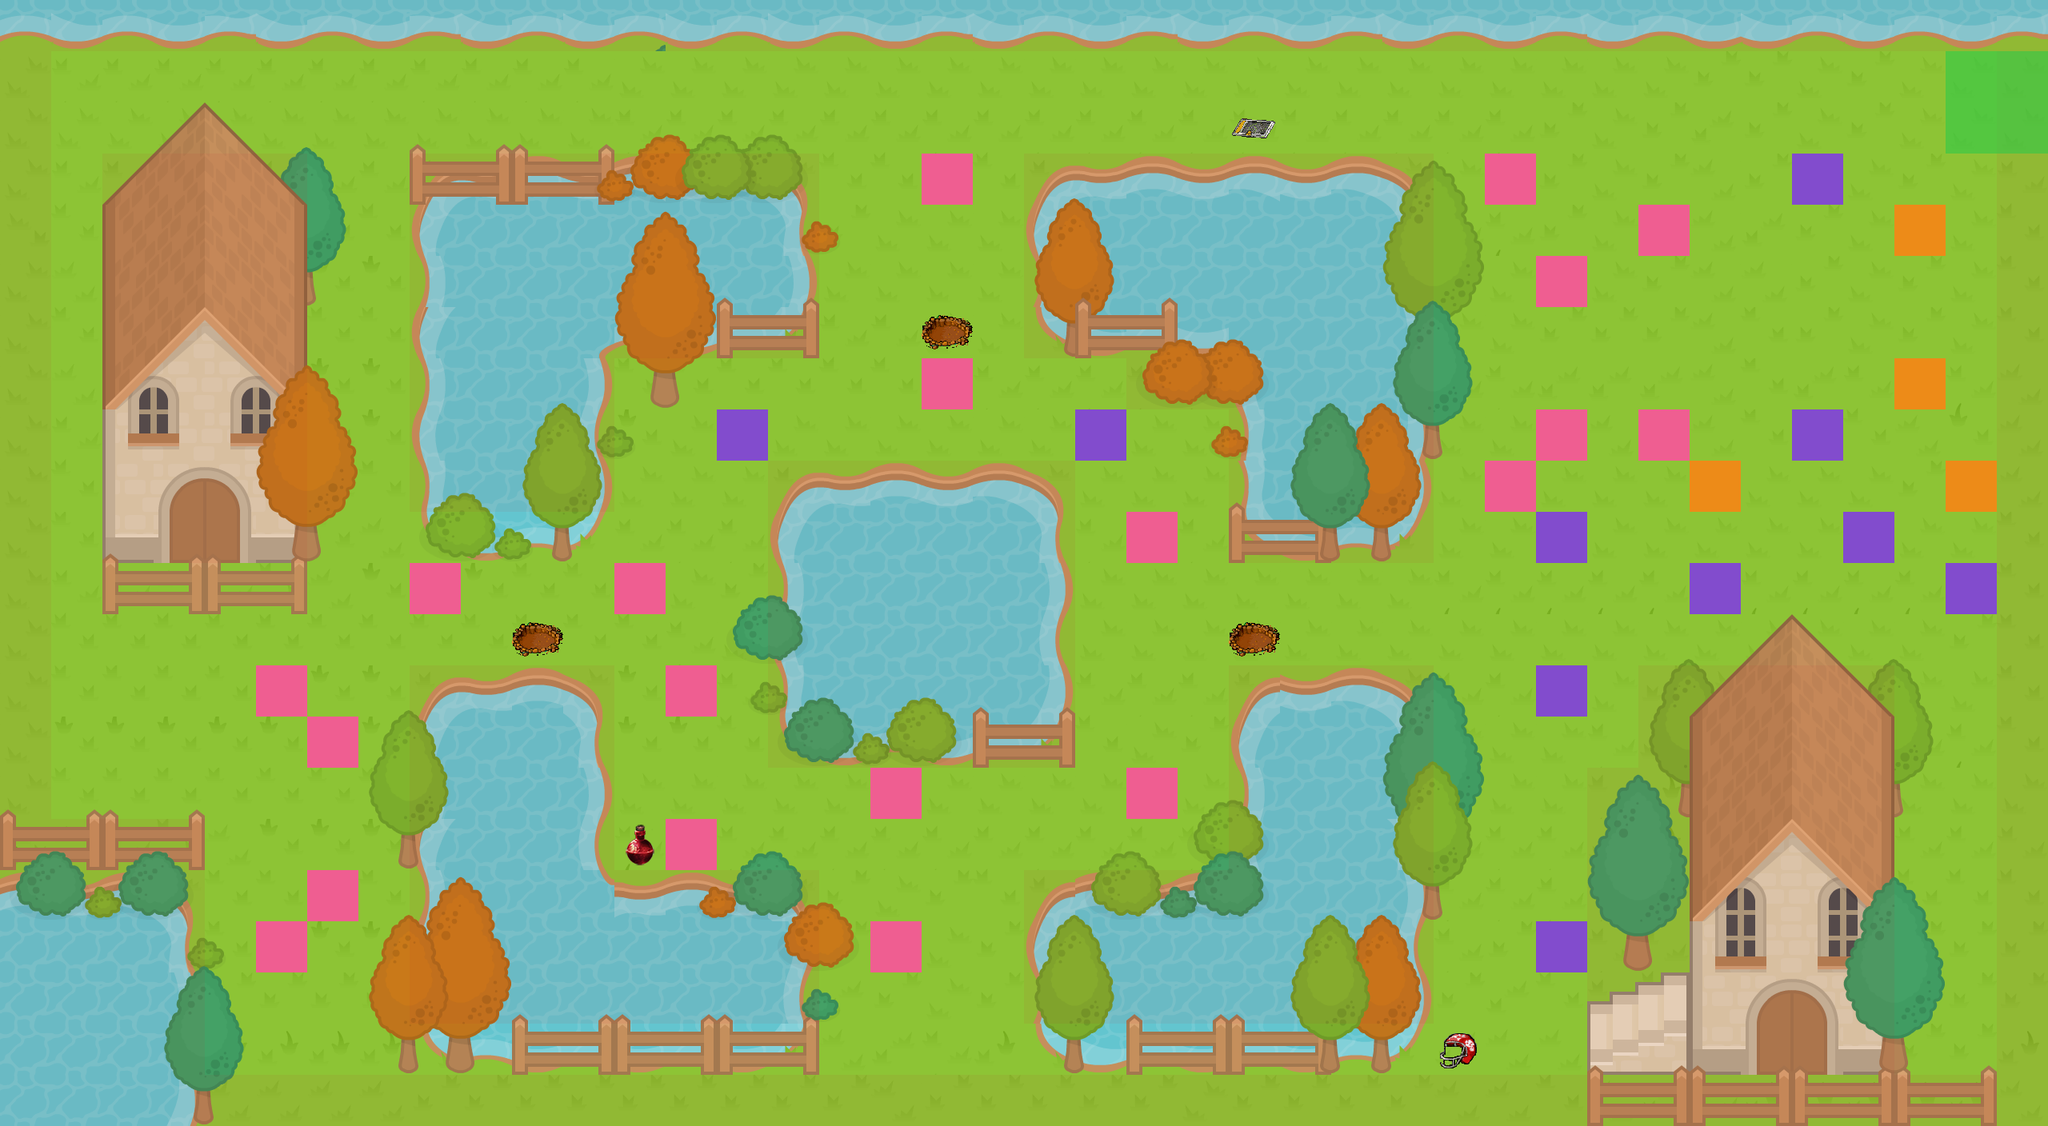

The image is a tile-based game level rendered from a .tmx file. Its description and source (layers, tilesets, objects; grid data summarised) follow:
An orthogonal 40x22 tile map with 64x64 px tiles, 15 tile layers (0_Background, trap, enemy_class_1, enemy_class_2, ...), 12 tilesets and 36 objects (hero, enemy1begin, enemy1end, enemy2begin, enemy2end, ...).

<map version="1.2" tiledversion="1.2.2" orientation="orthogonal" renderorder="right-down" width="40" height="22" tilewidth="64" tileheight="64" infinite="0" nextlayerid="43" nextobjectid="40">
 <tileset firstgid="1" source="RPGpack_sheet_2X.tsx" />
 <tileset firstgid="1041" source="meta.tsx" />
 <tileset firstgid="1042" source="bottle.tsx" />
 <tileset firstgid="1046" source="meta2.tsx" />
 <tileset firstgid="1047" source="weapon1.tsx" />
 <tileset firstgid="1048" source="weapon2.tsx" />
 <tileset firstgid="1049" source="enemy_class_1.tsx" />
 <tileset firstgid="1050" source="enemy_class_2.tsx" />
 <tileset firstgid="1051" source="enemy_class_3.tsx" />
 <tileset firstgid="1052" source="helmet.tsx" />
 <tileset firstgid="1053" source="door.tsx" />
 <tileset firstgid="1054" source="trap.tsx" />
 <layer id="28" name="0_Background" width="40" height="22">
  <data>[880 cells, 880 non-empty, 54 distinct tile ids]</data>
 </layer>
 <layer id="42" name="trap" width="40" height="22">
  <data>[880 cells, 3 non-empty, 1 distinct tile ids]</data>
 </layer>
 <objectgroup id="9" name="Objects">
  <object id="2" name="hero" x="76.333" y="905" width="40" height="36" />
  <object id="4" name="enemy1begin" x="358.667" y="1188.67" />
  <object id="5" name="enemy1end" x="342.667" y="868.667" />
  <object id="6" name="enemy2begin" x="414.667" y="1124" />
  <object id="7" name="enemy2end" x="410.667" y="922" />
  <object id="8" name="enemy3begin" x="550" y="728" />
  <object id="9" name="enemy3end" x="794" y="734" />
  <object id="10" name="enemy4begin" x="864" y="1062" />
  <object id="11" name="enemy4end" x="874" y="856" />
  <object id="12" name="enemy5begin" x="924.667" y="542.667" />
  <object id="13" name="enemy5end" x="1372.67" y="552.667" />
  <object id="14" name="enemy6end" x="2127.33" y="602" width="25.3333" height="25.3333" />
  <object id="15" name="enemy6begin" x="2439.33" y="586.667" width="36" height="29.3333" />
  <object id="16" name="enemy7end" x="1952.67" y="346.667" />
  <object id="17" name="enemy7begin" x="1960" y="550.667" />
  <object id="18" name="enemy8begin" x="2071.33" y="287.333" />
  <object id="19" name="enemy8end" x="2079.33" y="548.667" />
  <object id="20" name="enemy9begin" x="1122.67" y="996.667" />
  <object id="21" name="enemy9end" x="1120.67" y="1187.33" />
  <object id="22" name="enemy10begin" x="2382.67" y="288" />
  <object id="23" name="enemy10end" x="2389.33" y="484" />
  <object id="24" name="enemy11begin" x="1440" y="672" />
  <object id="25" name="enemy11end" x="1442" y="980" />
  <object id="26" name="enemy12begin" x="1946" y="1174" />
  <object id="27" name="enemy12end" x="1946" y="862" />
  <object id="28" name="enemy13begin" x="1888" y="606" />
  <object id="29" name="enemy13end" x="1894" y="228" />
  <object id="30" name="enemy14begin" x="1179.33" y="220" />
  <object id="32" name="enemy14end" x="1182.67" y="484" />
  <object id="33" name="enemy15begin" x="2270.67" y="542.667" />
  <object id="34" name="enemy15end" x="2272" y="230" />
  <object id="35" name="enemy16begin" x="2453.33" y="743.333" />
  <object id="36" name="enemy16end" x="2145.33" y="742.667" />
  <object id="37" name="enemy17begin" x="1934" y="672" />
  <object id="38" name="enemy17end" x="2332" y="672" />
  <object id="39" name="exit" x="2471" y="178" />
 </objectgroup>
 <layer id="39" name="enemy_class_1" width="40" height="22">
  <data>[880 cells, 20 non-empty, 1 distinct tile ids]</data>
 </layer>
 <layer id="40" name="enemy_class_2" width="40" height="22">
  <data>[880 cells, 10 non-empty, 1 distinct tile ids]</data>
 </layer>
 <layer id="41" name="enemy_class_3" width="40" height="22">
  <data>[880 cells, 4 non-empty, 1 distinct tile ids]</data>
 </layer>
 <layer id="29" name="1_treesBlocked" width="40" height="22">
  <data>[880 cells, 136 non-empty, 72 distinct tile ids]</data>
 </layer>
 <layer id="30" name="2_house2" width="40" height="22">
  <data>[880 cells, 46 non-empty, 11 distinct tile ids]</data>
 </layer>
 <layer id="31" name="3_windows&amp;doors" width="40" height="22">
  <data>[880 cells, 24 non-empty, 12 distinct tile ids]</data>
 </layer>
 <layer id="32" name="4_house1" width="40" height="22">
  <data>[880 cells, 120 non-empty, 28 distinct tile ids]</data>
 </layer>
 <layer id="33" name="5_tree" width="40" height="22">
  <data>[880 cells, 138 non-empty, 56 distinct tile ids]</data>
 </layer>
 <layer id="34" name="Medicine" width="40" height="22">
  <data>[880 cells, 1 non-empty, 1 distinct tile ids]</data>
 </layer>
 <layer id="35" name="Weapon" width="40" height="22">
  <data>[880 cells, 1 non-empty, 1 distinct tile ids]</data>
 </layer>
 <layer id="36" name="Weapon2" width="40" height="22">
  <data>[880 cells, 1 non-empty, 1 distinct tile ids]</data>
 </layer>
 <layer id="37" name="collidable" width="40" height="22" opacity="0.89">
  <data>[880 cells, 423 non-empty, 1 distinct tile ids]</data>
 </layer>
 <layer id="38" name="collectable" width="40" height="22" opacity="0.54">
  <data>[880 cells, 4 non-empty, 1 distinct tile ids]</data>
 </layer>
</map>
